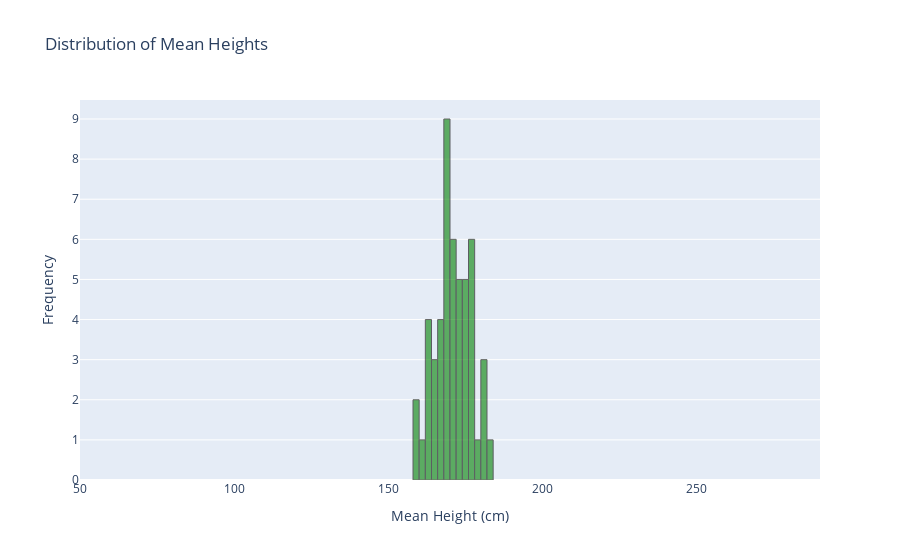

Notebook code for this chart:
### Code cell
# Build a distribution histogram of the 'mean' column
fig = go.Figure()

fig.add_trace(go.Histogram(x=df_summary_stats['mean'], nbinsx=20, marker_color='green', opacity=0.6,
                           marker_line_color='black', marker_line_width=1))

fig.update_layout(title_text='Distribution of Mean Heights',
                  xaxis_title='Mean Height (cm)',
                  yaxis_title='Frequency')

# Set the minimum and maximum limits for the x-axis
fig.update_xaxes(range=[mean_height - 3*std_dev, mean_height + 3*std_dev])

fig.show()

### Figure 1 — Plotly figure (JSON) as saved in the notebook; plotly's stock layout.template omitted (floating-point values rounded to 4 significant figures)
{"data": [{"marker": {"color": "green", "line": {"color": "black", "width": 1}}, "nbinsx": 20, "opacity": 0.6, "type": "histogram", "x": [177.9, 174.2, 172.8, 168.9, 175.2, 162.0, 158.3, 169.7, 168.9, 180.1, 165.2, 175.7, 168.5, 162.8, 173.4, 177.6, 171.7, 180.9, 177.9, 171.9, 162.2, 177.7, 163.1, 169.9, 174.6, 168.4, 164.0, 165.0, 161.0, 170.9, 166.1, 174.6, 182.2, 171.8, 167.4, 167.9, 169.0, 176.3, 168.7, 171.3, 168.9, 178.8, 172.9, 173.0, 171.2, 181.9, 167.9, 177.9, 172.8, 158.8]}], "layout": {"autosize": true, "title": {"text": "Distribution of Mean Heights"}, "xaxis": {"range": [50, 290], "title": {"text": "Mean Height (cm)"}, "type": "linear"}, "yaxis": {"autorange": true, "range": [0, 9.474], "title": {"text": "Frequency"}}}}
